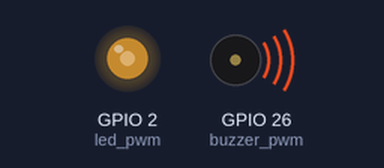
A program run on a simulated ESP32 board running MicroPython. On the bench: output pins drawn as LEDs (lit = HIGH), buzzer (waves = sounding). What the program prints to the serial console is not drawn. At 25.8 s the program stops and its outputs stay as they are.

Above: at 0.1 s.
At 18.1 s:
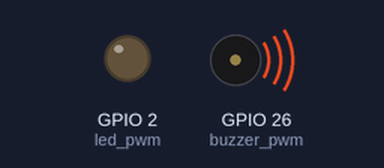
At 25.9 s:
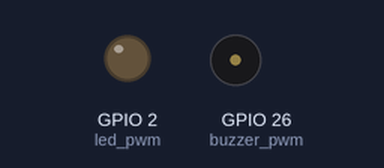
Timing chart, 0 to 27.3 s (numbered marks = the images above):
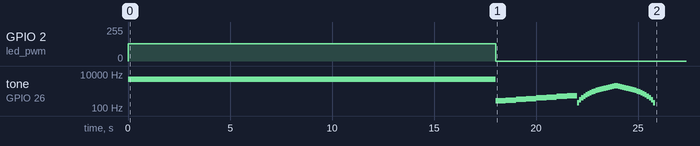

The program:

03_pwm_frequency.py
```python
# ==============================================================================
# 03_pwm_frequency.py - PWM Frequency Concept
# ==============================================================================
# แนวคิด PWM Frequency และความแตกต่างจาก Duty Cycle
# PWM Frequency concept and difference from Duty Cycle
#
# ความแตกต่างระหว่าง Frequency กับ Duty Cycle:
# Difference between Frequency and Duty Cycle:
#
#   FREQUENCY (ความถี่):
#   - จำนวนรอบการเปิด-ปิดต่อวินาที (cycles per second)
#   - หน่วย: Hz (Hertz)
#   - ตัวอย่าง: 1000 Hz = เปิด-ปิด 1000 รอบ/วินาที
#
#   DUTY CYCLE (ดิวตี้ไซเคิล):
#   - สัดส่วนเวลาที่เปิด ในแต่ละรอบ (proportion of ON time per cycle)
#   - หน่วย: % หรือ 0-1023 ใน ESP32
#
#   แผนภาพ (Diagram):
#
#   Freq = 100 Hz, Duty = 50%        Freq = 200 Hz, Duty = 50%
#   |  Period = 10ms |               | Period = 5ms |
#   _____       _____                __    __    __    __
#   |   |_____||   |_____            | |__|| |__|| |__|| |__
#   <5ms><5ms> <5ms><5ms>            <2.5><2.5>
#
#   ทั้งสองให้ค่าเฉลี่ยแรงดัน 50% เหมือนกัน แต่ความถี่ต่างกัน!
#   Both give 50% average voltage, but different frequencies!
#
# ความถี่มีผลกับอะไร? (What does Frequency affect?)
#
#   1. LED:
#      - ความถี่ต่ำ (<100 Hz): ตาเห็นการกระพริบ (visible flickering)
#      - ความถี่สูง (>100 Hz): ดูเหมือนสว่างสม่ำเสมอ (appears steady)
#
#   2. Buzzer:
#      - ความถี่ต่างกัน = เสียงความถี่ต่างกัน (different tones)
#      - 262 Hz = โน้ต C, 440 Hz = โน้ต A, etc.
#
#   3. Motor/Pump:
#      - ต้องใช้ความถี่ที่เหมาะสมกับมอเตอร์
#      - ความถี่ 1000 Hz เหมาะกับปั๊มของ TitraLab
#
# Chemistry Connection (เชื่อมโยงเคมี):
#   - ปั๊ม TitraLab ใช้ความถี่ 1000 Hz เป็นมาตรฐาน
#   - The TitraLab pump uses 1000 Hz as standard
#   - ความถี่ต่ำเกินไป: มอเตอร์กระตุก (motor jerks)
#   - ความถี่สูงเกินไป: มอเตอร์อาจไม่ตอบสนอง (motor may not respond)
#
# ==============================================================================

from machine import Pin, PWM
import time

# GPIO Pins จาก pins.py (GPIO Pins from pins.py)
LED_RED = 2       # LED สำหรับแสดงผล frequency ต่ำ (LED for low frequency demo)
BUZZER_PIN = 26   # Buzzer สำหรับแสดงผล frequency เสียง (Buzzer for tone demo)

# ==============================================================================
# ส่วนที่ 1: ตั้งค่า PWM (PWM Setup)
# ==============================================================================

print("=" * 50)
print("PWM Frequency Concept Demo")
print("สาธิตแนวคิดความถี่ PWM")
print("=" * 50)
print()

# สร้าง PWM objects (Create PWM objects)
led_pwm = PWM(Pin(LED_RED))
buzzer_pwm = PWM(Pin(BUZZER_PIN))

# ==============================================================================
# ส่วนที่ 2: ผลของ Frequency ต่อ LED (Effect of Frequency on LED)
# ==============================================================================

print("--- ส่วนที่ 1: ผลของ Frequency ต่อ LED ---")
print("--- Part 1: Effect of Frequency on LED ---")
print()

try:
    # ทดสอบความถี่ต่างๆ กับ LED (Test different frequencies with LED)
    # ตั้ง duty = 50% คงที่ (Keep duty at 50%)
    led_pwm.duty(512)

    frequencies_led = [
        (1,    "1 Hz    - เห็นกระพริบชัดเจน (clearly visible blinking)"),
        (5,    "5 Hz    - กระพริบช้า (slow blinking)"),
        (10,   "10 Hz   - กระพริบเร็วขึ้น (faster blinking)"),
        (50,   "50 Hz   - เริ่มเห็นไม่ชัด (starts to blur)"),
        (100,  "100 Hz  - แทบไม่เห็นกระพริบ (barely visible flickering)"),
        (1000, "1000 Hz - ดูสว่างสม่ำเสมอ (appears steady)")
    ]

    print("สังเกต: Duty Cycle = 50% คงที่")
    print("Observe: Duty Cycle = 50% (constant)")
    print("-" * 50)

    for freq, description in frequencies_led:
        led_pwm.freq(freq)
        print(f"Frequency: {description}")
        time.sleep(3)  # รอสังเกต 3 วินาที (observe for 3 seconds)

    # ปิด LED (Turn off LED)
    led_pwm.duty(0)
    print()
    print("สรุป: ความถี่สูงกว่า 100 Hz ทำให้ตาไม่เห็นการกระพริบ")
    print("Summary: Frequencies above 100 Hz appear flicker-free to human eyes")
    print()

    # ==============================================================================
    # ส่วนที่ 3: ผลของ Frequency ต่อ Buzzer (Effect of Frequency on Buzzer)
    # ==============================================================================

    print("-" * 50)
    print("--- ส่วนที่ 2: ผลของ Frequency ต่อ Buzzer ---")
    print("--- Part 2: Effect of Frequency on Buzzer ---")
    print()

    # ตั้ง duty = 50% สำหรับเสียง (Set duty = 50% for sound)
    buzzer_pwm.duty(512)

    # โน้ตดนตรีและความถี่ (Musical notes and frequencies)
    notes = [
        (262, "C4 - โด (Do)"),
        (294, "D4 - เร (Re)"),
        (330, "E4 - มี (Mi)"),
        (349, "F4 - ฟา (Fa)"),
        (392, "G4 - ซอล (Sol)"),
        (440, "A4 - ลา (La) - ความถี่มาตรฐาน"),
        (494, "B4 - ที (Ti)"),
        (523, "C5 - โด สูง (High Do)")
    ]

    print("เล่นโน้ตดนตรี - ความถี่ต่างกัน = เสียงต่างกัน")
    print("Playing musical notes - different frequencies = different tones")
    print("-" * 50)

    for freq, note_name in notes:
        buzzer_pwm.freq(freq)
        print(f"{freq:4d} Hz - {note_name}")
        time.sleep(0.5)  # เล่นแต่ละโน้ต 0.5 วินาที (play each note for 0.5s)

    # ปิดเสียง (Silence)
    buzzer_pwm.duty(0)
    print()

    # ==============================================================================
    # ส่วนที่ 4: สเกลเสียง ขึ้น-ลง (Sound Scale Up and Down)
    # ==============================================================================

    print("-" * 50)
    print("--- ส่วนที่ 3: สเกลความถี่เสียง (Frequency Sweep) ---")
    print()

    print("ความถี่เพิ่มจาก 200 Hz -> 2000 Hz (Sweeping 200 Hz -> 2000 Hz)")
    buzzer_pwm.duty(512)

    for freq in range(200, 2001, 100):
        buzzer_pwm.freq(freq)
        print(f"Frequency: {freq:4d} Hz", end="\r")
        time.sleep(0.1)

    buzzer_pwm.duty(0)
    print()
    print("ความถี่ลดจาก 2000 Hz -> 200 Hz (Sweeping 2000 Hz -> 200 Hz)")
    buzzer_pwm.duty(512)

    for freq in range(2000, 199, -100):
        buzzer_pwm.freq(freq)
        print(f"Frequency: {freq:4d} Hz", end="\r")
        time.sleep(0.1)

    buzzer_pwm.duty(0)
    print()

    # ==============================================================================
    # ส่วนที่ 5: ความถี่สำหรับ Pump (Frequency for Pump)
    # ==============================================================================

    print()
    print("-" * 50)
    print("--- ส่วนที่ 4: ความถี่สำหรับ Pump (ทฤษฎี) ---")
    print("--- Part 4: Frequency for Pump (Theory) ---")
    print("-" * 50)
    print()
    print("ความถี่ที่เหมาะสมสำหรับปั๊ม TitraLab:")
    print("Recommended frequency for TitraLab pump:")
    print()
    print("  PUMP_PIN = 21")
    print("  pump_pwm = PWM(Pin(21))")
    print("  pump_pwm.freq(1000)  # <-- 1000 Hz มาตรฐาน (standard)")
    print()
    print("  ทำไมต้อง 1000 Hz? (Why 1000 Hz?)")
    print("  - ความถี่ต่ำเกินไป: มอเตอร์กระตุก ไม่สม่ำเสมอ")
    print("  - ความถี่สูงเกินไป: มอเตอร์อาจไม่ตอบสนอง")
    print("  - 1000 Hz: เหมาะสมกับ DC motor ขนาดเล็ก")
    print()

    print("=" * 50)
    print("สรุปทั้งหมด (Complete Summary):")
    print("-" * 50)
    print("  Frequency vs Duty Cycle:")
    print("    - Frequency: จำนวนรอบ/วินาที (how fast)")
    print("    - Duty Cycle: สัดส่วนเปิด-ปิดในแต่ละรอบ (how much)")
    print()
    print("  การเลือก Frequency:")
    print("    - LED: >= 100 Hz (ไม่เห็นกระพริบ)")
    print("    - Buzzer: 262-2000 Hz (เสียงต่างๆ)")
    print("    - Pump: 1000 Hz (มาตรฐาน TitraLab)")
    print("=" * 50)

except KeyboardInterrupt:
    print("\n\nหยุดโปรแกรม (Program stopped by user)")

finally:
    # ทำความสะอาด PWM ทั้งหมด (Cleanup all PWM)
    # สำคัญมาก! ต้องทำเสมอ (Very important! Always do this)
    led_pwm.duty(0)
    led_pwm.deinit()
    buzzer_pwm.duty(0)
    buzzer_pwm.deinit()
    print("PWM cleanup completed / ทำความสะอาด PWM เรียบร้อย")
```

Measured:
- by itself, GPIO 2 (led_pwm): 0/255 → 128/255 at 0.00 s, → 0/255 18.0 s later
- by itself, tone on GPIO 26 (buzzer_pwm): plays 5000 Hz for 18.0 s, 262 Hz for 0.50 s, 294 Hz for 0.50 s, 330 Hz for 0.50 s, 349 Hz for 0.50 s, 392 Hz for 0.50 s … (46 notes in this stretch)
